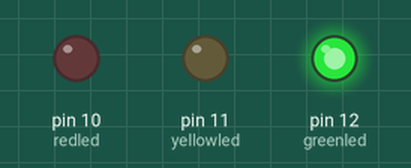
This sketch was run on a simulated Arduino Uno, built with avr-gcc and run on an emulated ATmega328P. On the bench: output pins drawn as LEDs (lit = HIGH).

Above: at 1.0 s.
At 3.5 s:
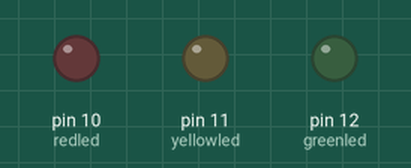
At 4.5 s:
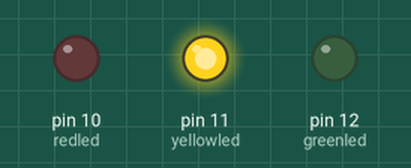
At 9.0 s:
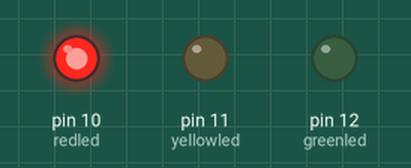
Timing chart, 0 to 13.0 s (numbered marks = the images above):
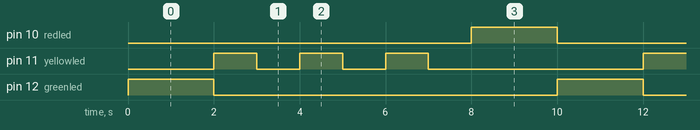

Measured:
- by itself, pin 10 (redled), pin 12 (greenled): alternates HIGH for 2.0 s and LOW for 8.0 s
- by itself, pin 11 (yellowled): repeats every 10.0 s: 2 × (LOW 1.0 s, HIGH 1.0 s), LOW 5.0 s, HIGH 1.0 s
- by itself, everything shown: repeats every 10.0 s, in 8 steps

The sketch:

EX2-traffic_light.ino
```cpp
//traffic light
int greenled=12;
int redled=10;
int yellowled=11;
int flash=0;


void setup(){
  pinMode(greenled,OUTPUT);
  pinMode(redled,OUTPUT);
  pinMode(yellowled,OUTPUT);
}
void loop(){
digitalWrite(greenled,HIGH);
digitalWrite(yellowled,LOW);
digitalWrite(redled,LOW);
delay(2000);
while(flash<3){
  digitalWrite(greenled,LOW);
digitalWrite(yellowled,HIGH);
delay(1000);
digitalWrite(yellowled,LOW);
delay(1000);
flash++;}
digitalWrite(redled,HIGH);
digitalWrite(yellowled,LOW);
digitalWrite(greenled,LOW);
delay(2000);
flash=0;
}
```
